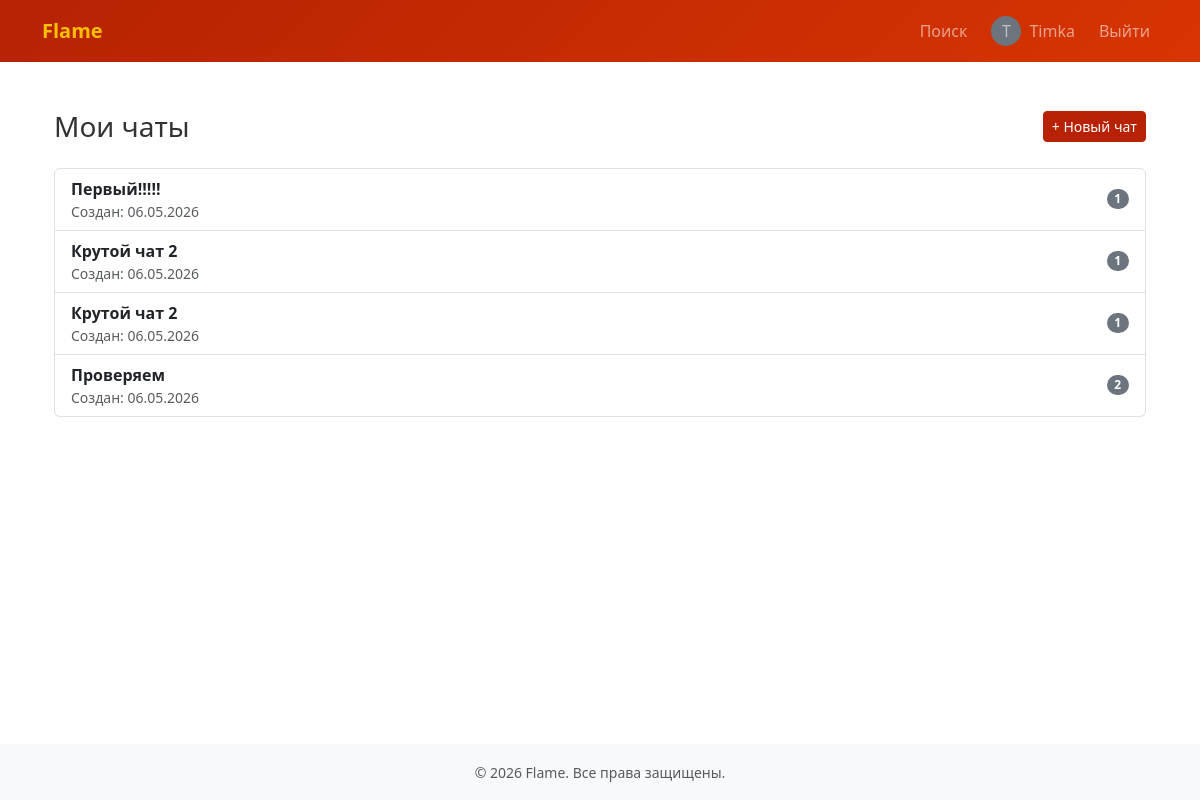
Page /chats/ (signed in) on the earlier database version.
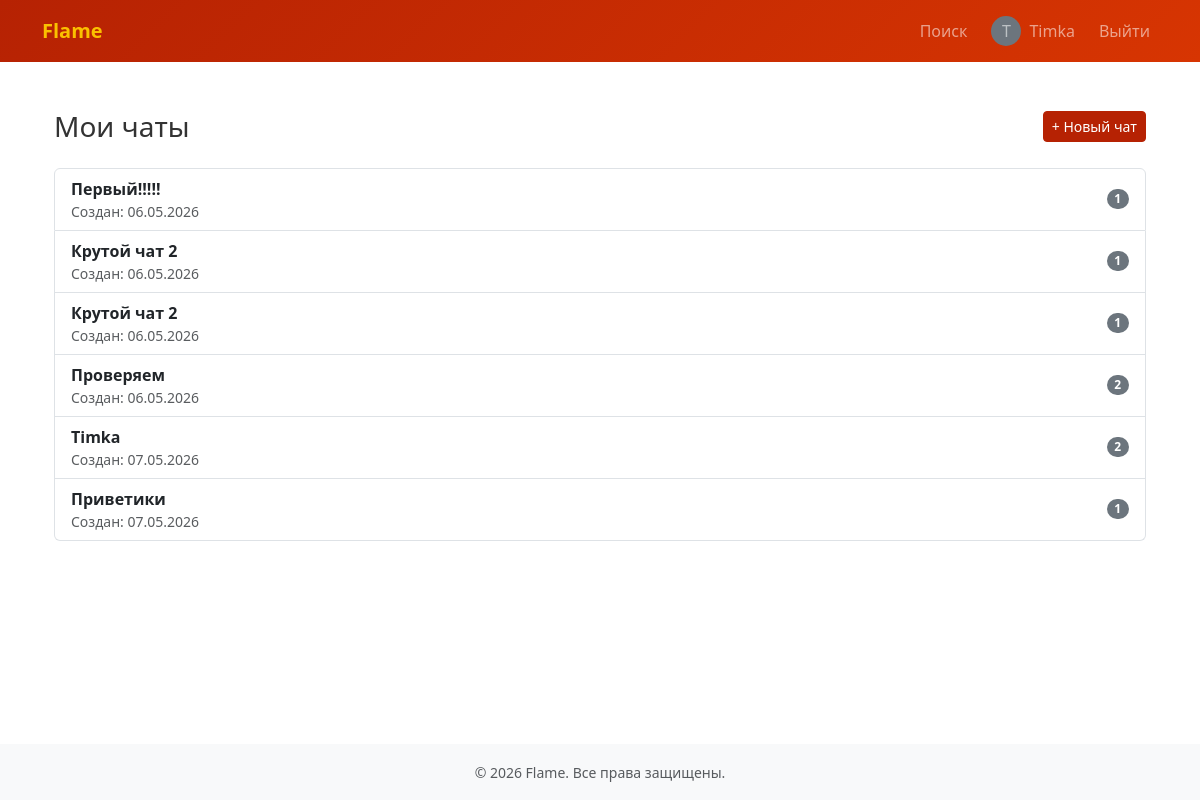
Same page on the later database version.
### chat/models.py (models this page shows, shortened)
class Chat(models.Model):
    name = models.CharField(max_length=100)
    created_at = models.DateTimeField(auto_now_add=True)

### chat/views.py (the view)
# urls.py: path('', views.chat_list, name='list'),
@login_required
def chat_list(request):
    user_chats = Chat.objects.filter(chatmember__user=request.user)
    return render(request, 'chat/chat_list.html', {'chats': user_chats})

### chat/templates/chat/chat_list.html
{% extends 'base.html' %}
{% block content %}
<div class="container py-4">
    <div class="d-flex justify-content-between align-items-center mb-4">
        <h1 class="h3 mb-0">Мои чаты</h1>
        <a href="{% url 'chat:create' %}" class="btn btn-sm btn-success">+ Новый чат</a>
    </div>
    {% if chats %}
        <div class="list-group">
            {% for chat in chats %}
                <a href="{% url 'chat:room' chat.id %}" class="list-group-item list-group-item-action d-flex justify-content-between align-items-center">
                    <div>
                        <strong>{{ chat.name }}</strong>
                        <small class="text-muted d-block">Создан: {{ chat.created_at|date:"d.m.Y" }}</small>
                    </div>
                    <span class="badge bg-secondary rounded-pill">{{ chat.chatmember_set.count }}</span>
                </a>
            {% endfor %}
        </div>
    {% else %}
        <div class="text-center py-5">
            <p class="text-muted">У вас нет чатов</p>
            <a href="{% url 'chat:create' %}" class="btn btn-sm btn-primary">Создать чат</a>
        </div>
    {% endif %}
{% endblock %}

Differences in the rows shown:
now on this page (row edited): Chat: name "Timka", created_at "07.05.2026", chatmember_set.count "2"
now on this page (row edited): Chat: name "Приветики", created_at "07.05.2026", chatmember_set.count "1"
